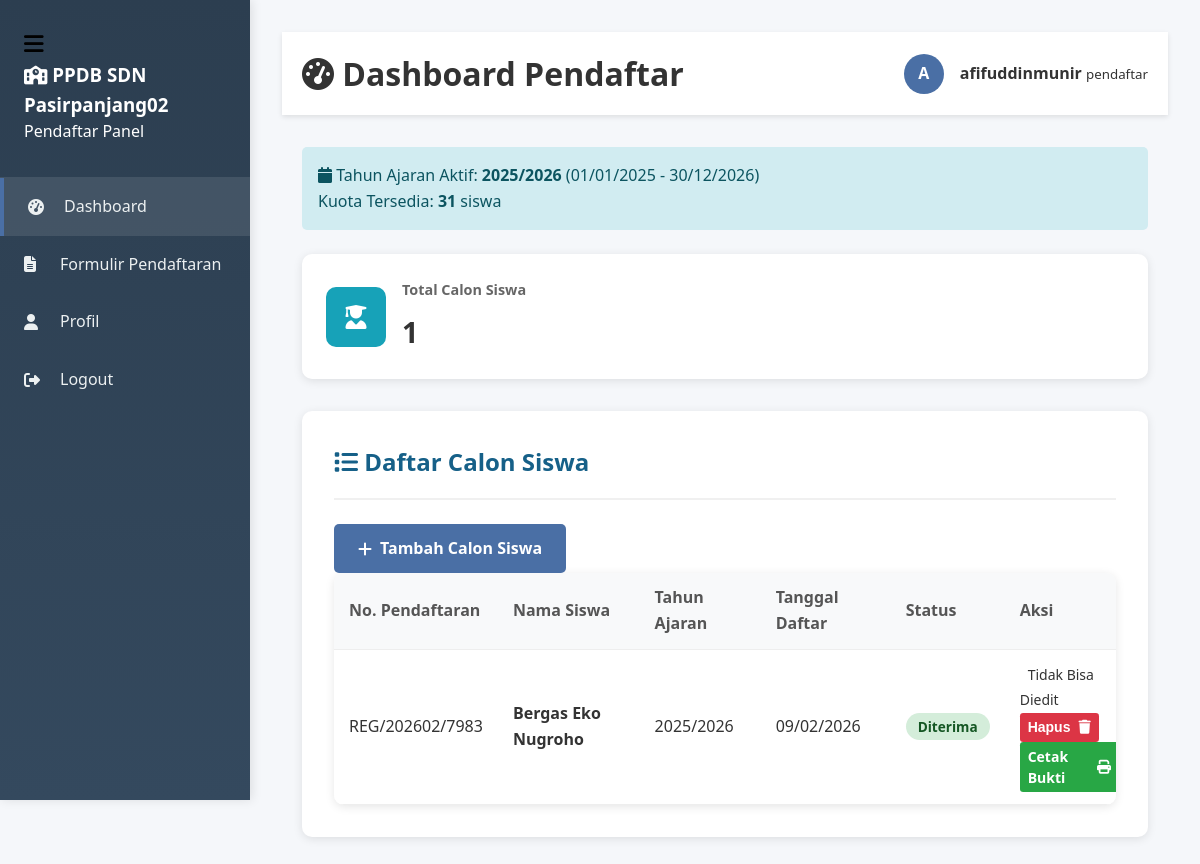
/pendaftar/dashboard.php (signed in), run on the app's committed database.
### tables this page shows
CREATE TABLE IF NOT EXISTS `tahun_ajaran` (
  `id` int(11) NOT NULL AUTO_INCREMENT,
  `tahun` varchar(20) NOT NULL,
  `kuota` int(11) DEFAULT 0,
  `status` enum('aktif','nonaktif') DEFAULT 'nonaktif',
  `tanggal_buka` date DEFAULT NULL,
  `tanggal_tutup` date DEFAULT NULL,
  PRIMARY KEY (`id`),
  UNIQUE KEY `tahun` (`tahun`)
);

CREATE TABLE IF NOT EXISTS `calon_siswa` (
  `id` int(11) NOT NULL AUTO_INCREMENT,
  `user_id` int(11) NOT NULL,
  `tahun_ajaran_id` int(11) NOT NULL,
  `nomor_pendaftaran` varchar(20) NOT NULL,
  `nama_siswa` varchar(100) NOT NULL,
  `jenis_kelamin` enum('L','P') DEFAULT NULL,
  `tempat_lahir` varchar(50) DEFAULT NULL,
  `tanggal_lahir` date DEFAULT NULL,
  `agama` enum('Islam','Kristen Protestan','Katolik','Hindu','Buddha','Khonghucu') DEFAULT NULL,
  `kewarganegaraan` enum('WNI','WNA') DEFAULT 'WNI',
  `anak_ke` int(11) DEFAULT NULL,
  `jumlah_saudara` int(11) DEFAULT NULL,
  `golongan_darah` varchar(3) DEFAULT NULL,
  `riwayat_penyakit` text DEFAULT NULL,
  `alamat` text DEFAULT NULL,
  `nama_ayah` varchar(100) DEFAULT NULL,
  `pekerjaan_ayah` varchar(50) DEFAULT NULL,
  `penghasilan_ayah` varchar(50) DEFAULT NULL,
  `hp_ayah` varchar(20) DEFAULT NULL,
  `nama_ibu` varchar(100) DEFAULT NULL,
  `pekerjaan_ibu` varchar(50) DEFAULT NULL,
  `penghasilan_ibu` varchar(50) DEFAULT NULL,
  `hp_ibu` varchar(20) DEFAULT NULL,
  `nama_wali` varchar(100) DEFAULT NULL,
  `hubungan_wali` varchar(50) DEFAULT NULL,
  `hp_wali` varchar(20) DEFAULT NULL,
  `nama_tk_asal` varchar(100) DEFAULT NULL,
  `pindahan_dari` varchar(100) DEFAULT NULL,
  `kelas_pindahan` varchar(50) DEFAULT NULL,
  `status_terima` enum('pending','diterima','tidak_diterima') DEFAULT 'pending',
  `catatan_panitia` text DEFAULT NULL,
  `created_at` timestamp NOT NULL DEFAULT current_timestamp(),
  PRIMARY KEY (`id`),
  UNIQUE KEY `nomor_pendaftaran` (`nomor_pendaftaran`),
  KEY `user_id` (`user_id`),
  KEY `tahun_ajaran_id` (`tahun_ajaran_id`),
  CONSTRAINT `calon_siswa_ibfk_1` FOREIGN KEY (`user_id`) REFERENCES `users` (`id`),
  CONSTRAINT `calon_siswa_ibfk_2` FOREIGN KEY (`tahun_ajaran_id`) REFERENCES `tahun_ajaran` (`id`) ON DELETE CASCADE
);

### pendaftar/dashboard.php (the view, shortened to what this page needs)
<?php
$db = new Database();
$conn = $db->getConnection();
$userId = $_SESSION['user_id'];
$sql = "SELECT cs.*, ta.tahun
        FROM calon_siswa cs
        JOIN tahun_ajaran ta ON cs.tahun_ajaran_id = ta.id
        WHERE cs.user_id = $userId
        ORDER BY cs.created_at DESC";
$result = $conn->query($sql);
$sqlTa = "SELECT * FROM tahun_ajaran WHERE status = 'aktif' LIMIT 1";
$resultTa = $conn->query($sqlTa);
$tahunAjaran = $resultTa->fetch_assoc();
?>
<!DOCTYPE html>
<html lang="id">
<head>
    <link rel="stylesheet" href="../assets/css/style.css">
    <link rel="stylesheet" href="https://cdnjs.cloudflare.com/ajax/libs/font-awesome/6.4.0/css/all.min.css">
</head>
<body>
    <?php include '../includes/sidebar.php'; ?>
    <div class="main-content">
        <div class="dashboard-header">
            <div class="container">
                <h1><i class="fas fa-tachometer-alt"></i> Dashboard Pendaftar</h1>
                <div class="user-info">
                    <div class="user-avatar">
                        <?php echo strtoupper(substr($_SESSION['nama'], 0, 1)); ?>
                    </div>
                    <div>
                        <strong><?php echo htmlspecialchars($_SESSION['nama']); ?></strong>
                        <small><?php echo htmlspecialchars($_SESSION['role']); ?></small>
                    </div>
                </div>
            </div>
        </div>
        <div class="container">
            <?php if ($tahunAjaran): ?>
                <div class="alert alert-info">
                    <i class="fas fa-calendar"></i>
                    Tahun Ajaran Aktif: <strong><?php echo $tahunAjaran['tahun']; ?></strong>
                    (<?php echo date('d/m/Y', strtotime($tahunAjaran['tanggal_buka'])); ?> -
                    <?php echo date('d/m/Y', strtotime($tahunAjaran['tanggal_tutup'])); ?>)
                    <br>
                    Kuota Tersedia: <strong><?php echo $tahunAjaran['kuota']; ?></strong> siswa
                </div>
            <?php endif; ?>
            <div class="stats-grid">
                <div class="stat-card">
                    <div class="stat-icon info">
                        <i class="fas fa-user-graduate"></i>
                    </div>
                    <div class="stat-info">
                        <h3>Total Calon Siswa</h3>
                        <div class="number"><?php echo $result->num_rows; ?></div>
                    </div>
                </div>
            </div>
            <div class="form-section">
                <div class="section-header">
                    <h2><i class="fas fa-list"></i> Daftar Calon Siswa</h2>
                    <?php if ($tahunAjaran): ?>
                        <a href="formulir.php" class="btn-primary">
                            <i class="fas fa-plus"></i> Tambah Calon Siswa
                        </a>
                    <?php endif; ?>
                </div>
                <?php if ($result->num_rows > 0): ?>
                    <div class="table-container table-responsive">
                        <table class="table">
                            <thead>
                                <tr>
                                    <th>No. Pendaftaran</th>
                                    <th>Nama Siswa</th>
                                    <th>Tahun Ajaran</th>
                                    <th>Tanggal Daftar</th>
                                    <th>Status</th>
                                    <th>Aksi</th>
                                </tr>
                            </thead>
                            <tbody>
                                <?php while ($row = $result->fetch_assoc()): ?>
                                    <tr>
                                        <td><?php echo htmlspecialchars($row['nomor_pendaftaran']); ?></td>
                                        <td><strong><?php echo htmlspecialchars($row['nama_siswa']); ?></strong></td>
                                        <td><?php echo htmlspecialchars($row['tahun']); ?></td>
                                        <td><?php echo date('d/m/Y', strtotime($row['created_at'])); ?></td>
                                        <td>
                                            <?php
                                            $statusClass = [
                                                'pending' => 'status-pending',
                                                'diterima' => 'status-valid',
                                                'tidak_diterima' => 'status-tidak-valid'
                                            ];
                                            ?>
                                            <span class="status-badge <?php echo $statusClass[$row['status_terima']]; ?>">
                                                <?php echo ucfirst(str_replace('_', ' ', $row['status_terima'])); ?>
                                            </span>
                                        </td>
                                        <td>
                                            <?php if (
                                                $row['status_terima'] === 'pending'
                                                && $tahunAjaran
                                                && $tahunAjaran['status'] === 'aktif'
                                            ): ?>
                                                <a href="edit_formulir.php?id=<?php echo $row['id']; ?>"
                                                    class="btn-secondary btn-sm">
                                                    Ubah Data <i class="fas fa-edit"></i>
                                                </a>
                                            <?php else: ?>
                                                <span class="btn-disabled btn-sm">
                                                    Tidak Bisa Diedit
                                                </span>
                                            <?php endif; ?>
                                            <form method="POST" class="form-hapus"
                                                onsubmit="return confirm('Yakin hapus data calon siswa BESERTA SEMUA BERKAS?');">
                                                <button type="submit" class="btn-danger btn-sm">
                                                    Hapus <i class="fas fa-trash"></i>
                                                </button>
                                            </form>
                                            <?php if ($row['status_terima'] === 'diterima'): ?>
                                                <a href="bukti_pendaftaran.php?id=<?php echo $row['id']; ?>"
                                                    class="btn-success btn-sm">
                                                    Cetak Bukti <i class="fas fa-print"></i>
                                                </a>
                                            <?php endif; ?>
                                        </td>
                                    </tr>
                                <?php endwhile; ?>
                            </tbody>
                        </table>
                    </div>
                <?php endif; ?>
            </div>
        </div>
    </div>
</body>
</html>

### assets/css/style.css (style rules this page uses)
* { margin: 0; padding: 0; box-sizing: border-box; }
body { font-family: 'Segoe UI', Tahoma, Geneva, Verdana, sans-serif; line-height: 1.6; color: #333; background-color: #f5f7fa; }
.container { max-width: 1200px; margin: 0 auto; padding: 0 20px; }
.btn-primary, .btn-secondary, .btn-success, .btn-danger { padding: 0.75rem 1.5rem; border: none; border-radius: 5px; font-size: 1rem; font-weight: 600; cursor: pointer; transition: all 0.3s ease; text-decoration: none; display: inline-flex; align-items: center; justify-content: center; gap: 0.5rem; }
.btn-primary { background: #4a6fa5; color: white; }
.btn-success { background: #28a745; color: white; }
.btn-danger { background: #dc3545; color: white; }
.alert { padding: 1rem; border-radius: 5px; margin-bottom: 1.5rem; }
.dashboard-header { background: white; padding: 1rem 0; margin-bottom: 2rem; box-shadow: 0 2px 5px rgba(0,0,0,0.1); }
.dashboard-header .container { display: flex; justify-content: space-between; align-items: center; }
.user-info { display: flex; align-items: center; gap: 1rem; }
.user-avatar { width: 40px; height: 40px; background: #4a6fa5; color: white; border-radius: 50%; display: flex; align-items: center; justify-content: center; font-weight: bold; }
.main-content { margin-left: 250px; padding: 2rem; }
.stats-grid { display: grid; grid-template-columns: repeat(auto-fit, minmax(250px, 1fr)); gap: 1.5rem; margin-bottom: 2rem; }
.stat-card { background: white; border-radius: 10px; padding: 1.5rem; box-shadow: 0 2px 10px rgba(0,0,0,0.1); display: flex; align-items: center; gap: 1rem; }
.stat-icon { width: 60px; height: 60px; border-radius: 10px; display: flex; align-items: center; justify-content: center; font-size: 1.5rem; color: white; }
.stat-icon.info { background: #17a2b8; }
.stat-info h3 { font-size: 0.9rem; color: #666; margin-bottom: 0.5rem; }
.stat-info .number { font-size: 1.8rem; font-weight: bold; color: #333; }
.table-container { background: white; border-radius: 10px; overflow: hidden; box-shadow: 0 2px 10px rgba(0,0,0,0.1); }
.table { width: 100%; border-collapse: collapse; }
.table th, .table td { padding: 1rem; text-align: left; border-bottom: 1px solid #eee; }
.table th { background: #f8f9fa; font-weight: 600; color: #555; }
.status-badge { padding: 0.25rem 0.75rem; border-radius: 20px; font-size: 0.85rem; font-weight: 600; }
.status-valid { background: #d4edda; color: #155724; }
.form-section { background: white; border-radius: 10px; padding: 2rem; box-shadow: 0 2px 10px rgba(0,0,0,0.1); margin-bottom: 2rem; }
.form-section h2 { color: #166088; margin-bottom: 1.5rem; padding-bottom: 1rem; border-bottom: 2px solid #f0f0f0; }
.table-responsive { overflow-x: auto; -webkit-overflow-scrolling: touch; }
.table-responsive table { min-width: 800px; }
.btn-sm { padding: 0.25rem 0.5rem; font-size: 0.875rem; line-height: 1.5; border-radius: 0.2rem; }
.alert-info { color: #0c5460; background-color: #d1ecf1; border-color: #bee5eb; }
.table-container { width: 100%; overflow-x: auto; }
.table th, .table td { padding: 12px 15px; text-align: left; vertical-align: middle; }

### includes/sidebar.php (style rules this page uses)
.main-content { margin-left: 250px; transition: margin-left .3s ease; }

### data on the page
tahun_ajaran: tahun "2025/2026", tanggal_buka "01/01/2025", tanggal_tutup "30/12/2026", kuota "31"
calon_siswa: nomor_pendaftaran "REG/202602/7983", nama_siswa "Bergas Eko Nugroho", tahun_ajaran.tahun "2025/2026", created_at "09/02/2026", status_terima "Diterima", shows "Tidak Bisa Diedit"

### other printed values
$role "Pendaftar"
$item['label'] "Dashboard"
$item['label'] "Formulir Pendaftaran"
$item['label'] "Profil"
$item['label'] "Logout"
substr($_SESSION['nama'], 0, 1) "A"
$_SESSION['nama'] "afifuddinmunir"
$_SESSION['role'] "pendaftar"
$result->num_rows "1"
